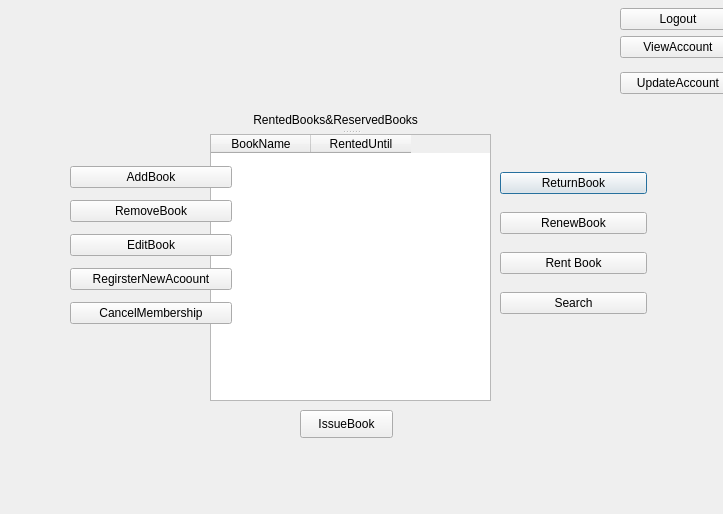
<?xml version="1.0" encoding="UTF-8"?>
<ui version="4.0">
 <class>Window_Librarian</class>
 <widget class="QDialog" name="Window_Librarian">
  <property name="geometry">
   <rect>
    <x>0</x>
    <y>0</y>
    <width>723</width>
    <height>514</height>
   </rect>
  </property>
  <property name="windowTitle">
   <string>Dialog</string>
  </property>
  <widget class="QWidget" name="layoutWidget">
   <property name="geometry">
    <rect>
     <x>500</x>
     <y>160</y>
     <width>147</width>
     <height>170</height>
    </rect>
   </property>
   <layout class="QVBoxLayout" name="verticalLayout_2">
    <item>
     <widget class="QPushButton" name="pushButton_ReturnBook">
      <property name="text">
       <string>ReturnBook</string>
      </property>
     </widget>
    </item>
    <item>
     <widget class="QPushButton" name="pushButton_RenewBook">
      <property name="text">
       <string>RenewBook</string>
      </property>
     </widget>
    </item>
    <item>
     <widget class="QPushButton" name="pushButton_ReserveBook">
      <property name="text">
       <string>Rent Book</string>
      </property>
     </widget>
    </item>
    <item>
     <widget class="QPushButton" name="pushButton_Search">
      <property name="text">
       <string>Search</string>
      </property>
     </widget>
    </item>
   </layout>
  </widget>
  <widget class="QSplitter" name="splitter">
   <property name="geometry">
    <rect>
     <x>210</x>
     <y>110</y>
     <width>281</width>
     <height>291</height>
    </rect>
   </property>
   <property name="orientation">
    <enum>Qt::Vertical</enum>
   </property>
   <widget class="QLabel" name="label_RentedBooks">
    <property name="text">
     <string>             RentedBooks&amp;ReservedBooks</string>
    </property>
   </widget>
   <widget class="QTableWidget" name="tableWidget_RentedBooks">
    <column>
     <property name="text">
      <string>BookName</string>
     </property>
    </column>
    <column>
     <property name="text">
      <string>RentedUntil</string>
     </property>
    </column>
   </widget>
  </widget>
  <widget class="QPushButton" name="pushButton_IssueBook">
   <property name="geometry">
    <rect>
     <x>300</x>
     <y>410</y>
     <width>93</width>
     <height>28</height>
    </rect>
   </property>
   <property name="text">
    <string>IssueBook</string>
   </property>
  </widget>
  <widget class="QWidget" name="layoutWidget">
   <property name="geometry">
    <rect>
     <x>70</x>
     <y>160</y>
     <width>162</width>
     <height>170</height>
    </rect>
   </property>
   <layout class="QVBoxLayout" name="verticalLayout_3">
    <item>
     <widget class="QPushButton" name="pushButton_AddBook">
      <property name="text">
       <string>AddBook</string>
      </property>
     </widget>
    </item>
    <item>
     <widget class="QPushButton" name="pushButton_RemoveBook">
      <property name="text">
       <string>RemoveBook</string>
      </property>
     </widget>
    </item>
    <item>
     <widget class="QPushButton" name="pushButton_EditBook">
      <property name="text">
       <string>EditBook</string>
      </property>
     </widget>
    </item>
    <item>
     <widget class="QPushButton" name="pushButton_RegisterNewAccount">
      <property name="text">
       <string>RegirsterNewAcoount</string>
      </property>
     </widget>
    </item>
    <item>
     <widget class="QPushButton" name="pushButton_CancelMembership">
      <property name="text">
       <string>CancelMembership</string>
      </property>
     </widget>
    </item>
   </layout>
  </widget>
  <widget class="QWidget" name="layoutWidget">
   <property name="geometry">
    <rect>
     <x>620</x>
     <y>0</y>
     <width>116</width>
     <height>102</height>
    </rect>
   </property>
   <layout class="QVBoxLayout" name="verticalLayout_4">
    <item>
     <layout class="QVBoxLayout" name="verticalLayout">
      <item>
       <widget class="QPushButton" name="pushButton_Logout">
        <property name="text">
         <string>Logout</string>
        </property>
       </widget>
      </item>
      <item>
       <widget class="QPushButton" name="pushButton_ViewAccount">
        <property name="text">
         <string>ViewAccount</string>
        </property>
       </widget>
      </item>
     </layout>
    </item>
    <item>
     <widget class="QPushButton" name="pushButton_UpdateAccount">
      <property name="text">
       <string>UpdateAccount</string>
      </property>
     </widget>
    </item>
   </layout>
  </widget>
 </widget>
 <resources/>
 <connections/>
</ui>
